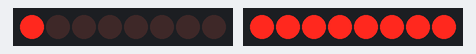
The sketch below on a simulated Arduino Uno, built with avr-gcc and run on an emulated ATmega328P. On the bench: 2 × 8 shift-register outputs drawn as a row of LEDs (first output left, lit = HIGH). Wiring (inferred from the names in the program): shift register (74HC595): data pin 13; shift clock pin 11; latch pin 3. Wiring (inferred from the signals the program sends): row of LEDs: on Q0, Q1, Q2, Q3, Q4, Q5, Q6, Q7.

Above: at 0.12 s.
At 0.62 s:
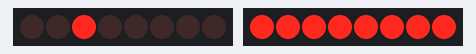
At 1.12 s:
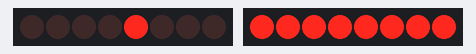
At 1.63 s:
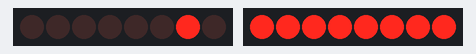
At 3.0 s:
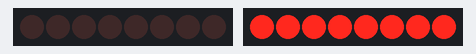
At 4.89 s:
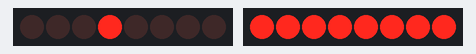
Timing chart, 0 to 5.2 s (numbered marks = the images above):
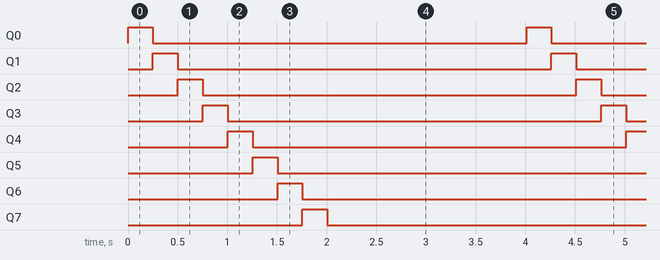

Measured:
- by itself, Q0–7: alternates HIGH for 0.25 s and LOW for 3.8 s
- by itself, everything shown: repeats every 4.0 s, in 9 steps

The sketch:

display_toptobottom_off_sweep.ino
```cpp
// 1 - row negative
// 2 - col positive

#define DATA1 13
#define DATA2 4

#define LATCH1 12
#define LATCH2 3

#define CLOCK1 11
#define CLOCK2 2

#define OE1 8
#define OE2 7

void setup()
{
pinMode(LATCH1,OUTPUT);
pinMode(CLOCK1,OUTPUT);
pinMode(DATA1,OUTPUT);
pinMode(OE1,OUTPUT);

pinMode(LATCH2,OUTPUT);
pinMode(CLOCK2,OUTPUT);
pinMode(DATA2,OUTPUT);
pinMode(OE2,OUTPUT);
// data 2 gives +ve
//data 1 gives -ve
}

  int row = 0x01;

void loop()
{

  led_hexselect(row,0xff);
  row = row << 1;

  if(row == 00)
  row = 0x01;

  delay(250);
}

void led_select(int row,int col)
{ int col_decode,row_decode;
  int powr=1,powc=1;
  int i;

  if(row <= 8 & col <= 8 & row >= 0 & col >= 0)
  {
  for(i=0;i<row-1;i++)
  powr *= 2;
  for(i=0;i<col-1;i++)
  powc *= 2;


  row_decode = 255 - powr;
  col_decode = powc;

  digitalWrite(LATCH1,LOW);
  digitalWrite(OE1,HIGH);
  shiftOut(DATA1,CLOCK1,MSBFIRST,row_decode); //row
  digitalWrite(LATCH1,HIGH);
  digitalWrite(OE1,LOW);

  digitalWrite(LATCH2,LOW);
  digitalWrite(OE2,HIGH);
  shiftOut(DATA2,CLOCK2,MSBFIRST,col_decode); //col
  digitalWrite(LATCH2,HIGH);
  digitalWrite(OE2,LOW);
  delay(1);
  }
}

void led_hexselect(int row,int col)
{
  digitalWrite(LATCH1,LOW);
  digitalWrite(OE1,HIGH);
  shiftOut(DATA1,CLOCK1,MSBFIRST,row); //row
  digitalWrite(LATCH1,HIGH);
  digitalWrite(OE1,LOW);

  digitalWrite(LATCH2,LOW);
  digitalWrite(OE2,HIGH);
  shiftOut(DATA2,CLOCK2,MSBFIRST,col); //col
  digitalWrite(LATCH2,HIGH);
  digitalWrite(OE2,LOW);
  delayMicroseconds(500);
}
```
